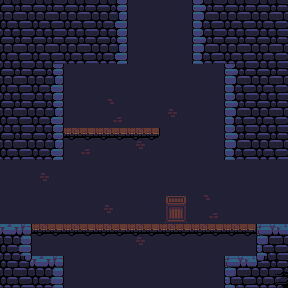

The image is a tile-based game level rendered from a .tmx file. Its description and source (layers, tilesets, objects; grid data summarised) follow:
An orthogonal 9x9 tile map with 32x32 px tiles, 4 tile layers (Background, Foreground, Sensor, Decoration), 2 tilesets.

<map version="1.0" orientation="orthogonal" renderorder="right-down" width="9" height="9" tilewidth="32" tileheight="32" nextobjectid="1">
 <tileset firstgid="1" name="oppcastle-mod-tiles" tilewidth="32" tileheight="32">
  <image source="oppcastle-mod-tiles.png" width="480" height="352" />
 </tileset>
 <tileset firstgid="166" name="oppcastle-tiles_0" tilewidth="32" tileheight="32">
  <image source="oppcastle-tiles_0.png" width="416" height="352" />
 </tileset>
 <layer name="Background" width="9" height="9">
  <data>[81 cells, 81 non-empty, 3 distinct tile ids]</data>
 </layer>
 <layer name="Foreground" width="9" height="9">
  <data>[81 cells, 40 non-empty, 11 distinct tile ids]</data>
 </layer>
 <layer name="Sensor" width="9" height="9">
  <data>[81 cells, 6 non-empty, 1 distinct tile ids]</data>
 </layer>
 <layer name="Decoration" width="9" height="9">
  <data>[81 cells, 5 non-empty, 2 distinct tile ids]</data>
 </layer>
</map>
